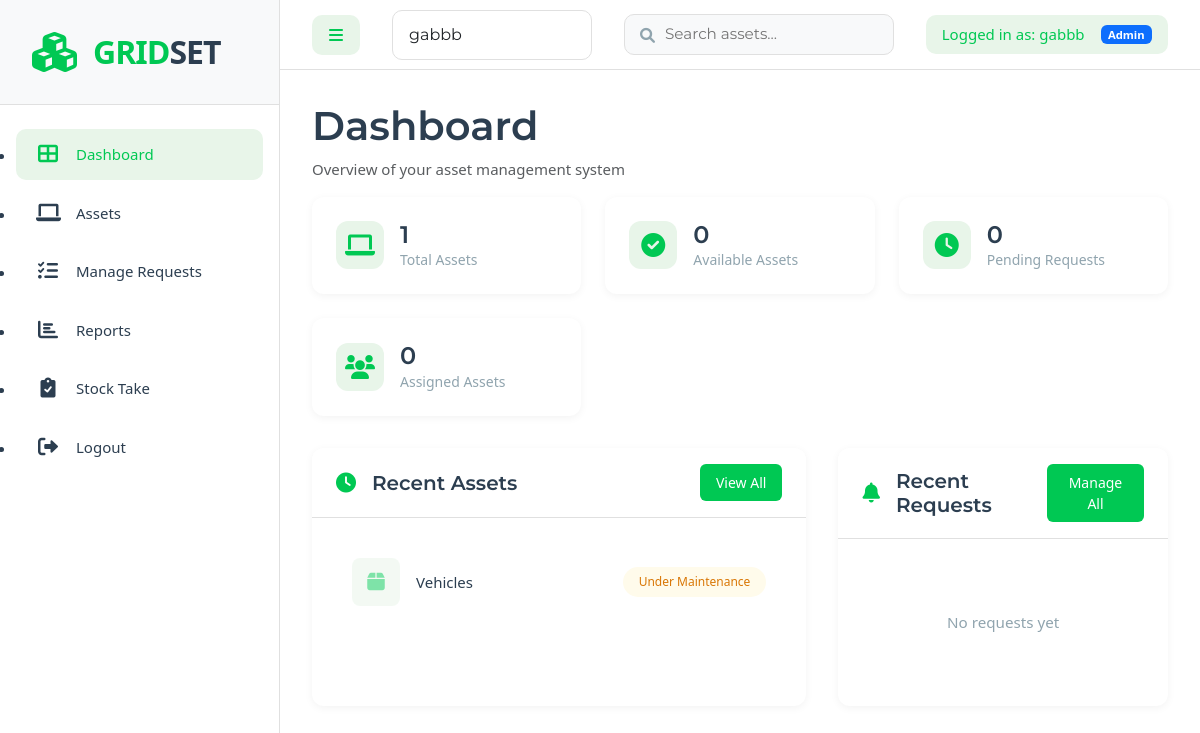
/dashboard/ (signed in), run on an earlier commit of the app's database.
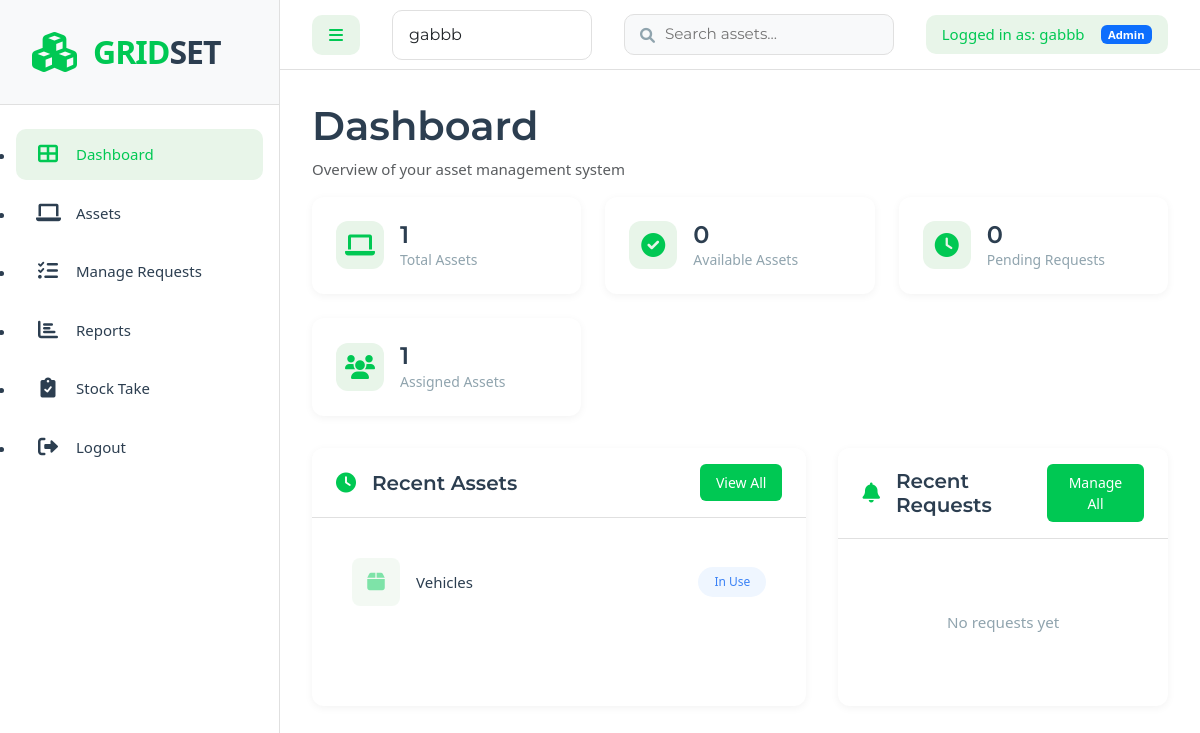
And on a later commit of the database.
### assets/models.py (models this page shows, shortened)
class Asset(models.Model):
    STATUS_CHOICES = [
        ('available', 'Available'),
        ('in_use', 'In Use'),
        ('maintenance', 'Under Maintenance'),
        ('retired', 'Retired')
    ]
    CATEGORY_CHOICES = [
        ('furniture', 'Furniture'),
        ('technology', 'Technology'),
        ('vehicles', 'Vehicles'),
        ('office_supplies', 'Office Supplies'),
        ('machinery', 'Machinery / Equipment')
    ]
    asset_no = models.CharField(max_length=50, unique=True, editable=False, default='TEMP-ASSET-0000')
    serial_no = models.CharField(max_length=100, null=True, blank=True)
    purchase_date = models.DateField(null=True, blank=True)
    purchase_cost = models.DecimalField(max_digits=12, decimal_places=2, null=True, blank=True)
    condition = models.CharField(max_length=100, null=True, blank=True)
    depreciation = models.DecimalField(max_digits=5, decimal_places=2, null=True, blank=True, help_text="Depreciation rate in %")
    supplier = models.CharField(max_length=255, null=True, blank=True)
    warranty = models.CharField(max_length=100, null=True, blank=True)
    description = models.TextField(blank=True)
    category = models.CharField(max_length=50, choices=CATEGORY_CHOICES)
    department = models.ForeignKey(Department, on_delete=models.CASCADE)
    status = models.CharField(max_length=20, choices=STATUS_CHOICES, default='available')
    assigned_to = models.ForeignKey(User, on_delete=models.SET_NULL, null=True, blank=True, related_name='assigned_assets')
    created_at = models.DateTimeField(auto_now_add=True)
    updated_at = models.DateTimeField(auto_now=True)
    image = models.ImageField(upload_to='assets/', null=True, blank=True)
    class Meta:
        ordering = ['-created_at']

### assets/views.py (the view)
# urls.py: path('dashboard/', views.dashboard, name='dashboard'),
@login_required
def dashboard(request):
    context = {
        'total_assets': Asset.objects.count(),
        'available_assets': Asset.objects.filter(status='available').count(),
        'pending_requests': AssetRequest.objects.filter(approved__isnull=True).count(),
        'assigned_assets': Asset.objects.filter(status='in_use').count(),
        'recent_assets': Asset.objects.all()[:5],
        'recent_requests': AssetRequest.objects.all()[:5],
    }
    return render(request, 'assets/dashboard.html', context)

### assets/views.py (called while the page is built)
def get_context_data(request):
    context = {}
    if settings.DEBUG:
        context['available_users'] = User.objects.all().order_by('-is_staff', 'username')
        context['debug'] = True
    return context

### assets/templates/assets/dashboard.html (shortened to what the changed rows need)
{% extends 'assets/base.html' %}
{% block content %}
<div class="page-header">
    <div class="header-content">
        <h1>Dashboard</h1>
    </div>
</div>
<div class="dashboard-grid">
    <div class="stats-row">
        <div class="stat-card">
            <div class="stat-content">
                <h3>{{ assigned_assets }}</h3>
                <p>Assigned Assets</p>
            </div>
        </div>
    </div>
    <div class="dashboard-content">
        <div class="content-card">
            <div class="card-header">
                <div class="header-title">
                    <h2>Recent Assets</h2>
                </div>
            </div>
            <div class="recent-assets">
                {% for asset in recent_assets %}
                <div class="asset-item">
                    <div class="asset-info">
                        {% if asset.image %}
                            <img src="{{ asset.image.url }}" alt="{{ asset.name }}" class="asset-thumbnail">
                        {% else %}
                            <div class="asset-thumbnail placeholder">
                                <i class="fas fa-box"></i>
                            </div>
                        {% endif %}
                        <div>
                            <span class="category">{{ asset.get_category_display }}</span>
                        </div>
                    </div>
                    <span class="status-badge status-{{ asset.status }}">
                        {{ asset.get_status_display }}
                    </span>
                </div>
                {% empty %}
                <div class="empty-state">
                    <p>No assets added yet</p>
                    <a href="{% url 'asset_create' %}" class="btn btn-primary btn-sm">Add Asset</a>
                </div>
                {% endfor %}
            </div>
        </div>
        <div class="content-card">
            <div class="card-header">
                <div class="header-title">
                    <h2>Recent Requests</h2>
                </div>
            </div>
        </div>
    </div>
</div>
{% endblock %}

What changed in the data, as far as the page shows it:
changed Asset "Vehicles": status "Under Maintenance" → "In Use"
Also different on the page:
{{ assigned_assets }}: "0" → "1"
